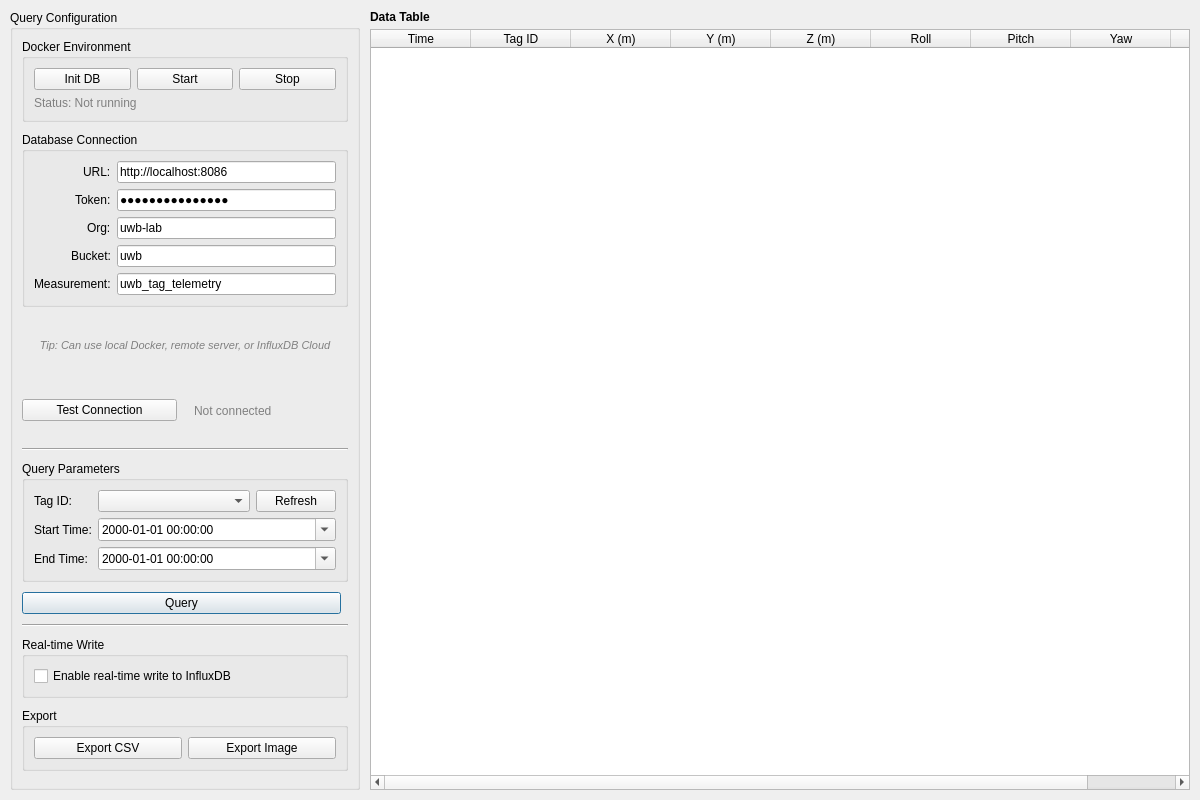
<?xml version="1.0" encoding="UTF-8"?>
<ui version="4.0">
 <class>UwbDataVizWidget</class>
 <widget class="QWidget" name="UwbDataVizWidget">
  <property name="geometry">
   <rect>
    <x>0</x>
    <y>0</y>
    <width>1200</width>
    <height>800</height>
   </rect>
  </property>
  <property name="windowTitle">
   <string>UWB Data Visualization</string>
  </property>
  <layout class="QHBoxLayout" name="mainLayout">
   <property name="spacing">
    <number>10</number>
   </property>
   <property name="leftMargin">
    <number>10</number>
   </property>
   <property name="topMargin">
    <number>10</number>
   </property>
   <property name="rightMargin">
    <number>10</number>
   </property>
   <property name="bottomMargin">
    <number>10</number>
   </property>
   <item>
    <widget class="QGroupBox" name="configGroup">
     <property name="title">
      <string>Query Configuration</string>
     </property>
     <property name="minimumSize">
      <size>
       <width>300</width>
       <height>0</height>
      </size>
     </property>
     <property name="maximumSize">
      <size>
       <width>350</width>
       <height>16777215</height>
      </size>
     </property>
     <layout class="QVBoxLayout" name="configLayout">
      <property name="spacing">
       <number>10</number>
      </property>
      <item>
       <widget class="QGroupBox" name="dockerGroup">
        <property name="title">
         <string>Docker Environment</string>
        </property>
        <layout class="QVBoxLayout" name="dockerLayout">
         <item>
          <layout class="QHBoxLayout" name="dockerBtnLayout">
           <item>
            <widget class="QPushButton" name="initDbBtn">
             <property name="text">
              <string>Init DB</string>
             </property>
             <property name="toolTip">
              <string>Initialize InfluxDB Docker environment</string>
             </property>
            </widget>
           </item>
           <item>
            <widget class="QPushButton" name="startDockerBtn">
             <property name="text">
              <string>Start</string>
             </property>
            </widget>
           </item>
           <item>
            <widget class="QPushButton" name="stopDockerBtn">
             <property name="text">
              <string>Stop</string>
             </property>
            </widget>
           </item>
          </layout>
         </item>
         <item>
          <widget class="QLabel" name="dockerStatusLabel">
           <property name="text">
            <string>Status: Not running</string>
           </property>
           <property name="styleSheet">
            <string notr="true">color: gray;</string>
           </property>
          </widget>
         </item>
        </layout>
       </widget>
      </item>
      <item>
       <widget class="QGroupBox" name="dbConfigGroup">
        <property name="title">
         <string>Database Connection</string>
        </property>
        <layout class="QFormLayout" name="dbConfigLayout">
         <property name="labelAlignment">
          <set>Qt::AlignRight|Qt::AlignTrailing|Qt::AlignVCenter</set>
         </property>
         <item row="0" column="0">
          <widget class="QLabel" name="urlLabel">
           <property name="text">
            <string>URL:</string>
           </property>
          </widget>
         </item>
         <item row="0" column="1">
          <widget class="QLineEdit" name="urlEdit">
           <property name="text">
            <string>http://localhost:8086</string>
           </property>
           <property name="placeholderText">
            <string>http://localhost:8086 or https://cloud url</string>
           </property>
           <property name="toolTip">
            <string>Local: http://localhost:8086
Remote: http://server-ip:8086
Cloud: https://us-east-1-1.aws.cloud2.influxdata.com</string>
           </property>
          </widget>
         </item>
         <item row="1" column="0">
          <widget class="QLabel" name="tokenLabel">
           <property name="text">
            <string>Token:</string>
           </property>
          </widget>
         </item>
         <item row="1" column="1">
          <widget class="QLineEdit" name="tokenEdit">
           <property name="text">
            <string>local-dev-token</string>
           </property>
           <property name="echoMode">
            <enum>QLineEdit::Password</enum>
           </property>
          </widget>
         </item>
         <item row="2" column="0">
          <widget class="QLabel" name="orgLabel">
           <property name="text">
            <string>Org:</string>
           </property>
          </widget>
         </item>
         <item row="2" column="1">
          <widget class="QLineEdit" name="orgEdit">
           <property name="text">
            <string>uwb-lab</string>
           </property>
          </widget>
         </item>
         <item row="3" column="0">
          <widget class="QLabel" name="bucketLabel">
           <property name="text">
            <string>Bucket:</string>
           </property>
          </widget>
         </item>
         <item row="3" column="1">
          <widget class="QLineEdit" name="bucketEdit">
           <property name="text">
            <string>uwb</string>
           </property>
          </widget>
         </item>
         <item row="4" column="0">
          <widget class="QLabel" name="measurementLabel">
           <property name="text">
            <string>Measurement:</string>
           </property>
          </widget>
         </item>
         <item row="4" column="1">
          <widget class="QLineEdit" name="measurementEdit">
           <property name="text">
            <string>uwb_tag_telemetry</string>
           </property>
          </widget>
         </item>
        </layout>
       </widget>
      </item>
      <item>
       <widget class="QLabel" name="dbTipLabel">
        <property name="text">
         <string>Tip: Can use local Docker, remote server, or InfluxDB Cloud</string>
        </property>
        <property name="styleSheet">
         <string notr="true">color: gray; font-size: 11px; font-style: italic;</string>
        </property>
        <property name="alignment">
         <set>Qt::AlignCenter</set>
        </property>
       </widget>
      </item>
      <item>
       <layout class="QHBoxLayout" name="testBtnLayout">
        <item>
         <widget class="QPushButton" name="testConnectionBtn">
          <property name="text">
           <string>Test Connection</string>
          </property>
         </widget>
        </item>
        <item>
         <spacer name="testBtnSpacer">
          <property name="orientation">
           <enum>Qt::Horizontal</enum>
          </property>
         </spacer>
        </item>
        <item>
         <widget class="QLabel" name="statusLabel">
          <property name="text">
           <string>Not connected</string>
          </property>
          <property name="styleSheet">
           <string notr="true">color: gray;</string>
          </property>
         </widget>
        </item>
       </layout>
      </item>
      <item>
       <widget class="Line" name="line1">
        <property name="orientation">
         <enum>Qt::Horizontal</enum>
        </property>
       </widget>
      </item>
      <item>
       <widget class="QGroupBox" name="queryGroup">
        <property name="title">
         <string>Query Parameters</string>
        </property>
        <layout class="QFormLayout" name="queryLayout">
         <item row="0" column="0">
          <widget class="QLabel" name="tagLabel">
           <property name="text">
            <string>Tag ID:</string>
           </property>
          </widget>
         </item>
         <item row="0" column="1">
          <layout class="QHBoxLayout" name="tagLayout">
           <item>
            <widget class="QComboBox" name="tagCombo">
             <property name="editable">
              <bool>false</bool>
             </property>
             <property name="minimumSize">
              <size>
               <width>120</width>
               <height>0</height>
              </size>
             </property>
            </widget>
           </item>
           <item>
            <widget class="QPushButton" name="refreshTagsBtn">
             <property name="text">
              <string>Refresh</string>
             </property>
             <property name="maximumSize">
              <size>
               <width>80</width>
               <height>16777215</height>
              </size>
             </property>
             <property name="toolTip">
              <string>Refresh available tags from database</string>
             </property>
            </widget>
           </item>
          </layout>
         </item>
         <item row="1" column="0">
          <widget class="QLabel" name="startTimeLabel">
           <property name="text">
            <string>Start Time:</string>
           </property>
          </widget>
         </item>
         <item row="1" column="1">
          <widget class="QDateTimeEdit" name="startTimeEdit">
           <property name="displayFormat">
            <string>yyyy-MM-dd hh:mm:ss</string>
           </property>
           <property name="calendarPopup">
            <bool>true</bool>
           </property>
          </widget>
         </item>
         <item row="2" column="0">
          <widget class="QLabel" name="endTimeLabel">
           <property name="text">
            <string>End Time:</string>
           </property>
          </widget>
         </item>
         <item row="2" column="1">
          <widget class="QDateTimeEdit" name="endTimeEdit">
           <property name="displayFormat">
            <string>yyyy-MM-dd hh:mm:ss</string>
           </property>
           <property name="calendarPopup">
            <bool>true</bool>
           </property>
          </widget>
         </item>
        </layout>
       </widget>
      </item>
      <item>
       <layout class="QHBoxLayout" name="queryBtnLayout">
        <item>
         <widget class="QPushButton" name="queryBtn">
          <property name="text">
           <string>Query</string>
          </property>
          <property name="default">
           <bool>true</bool>
          </property>
         </widget>
        </item>
        <item>
         <spacer name="queryBtnSpacer">
          <property name="orientation">
           <enum>Qt::Horizontal</enum>
          </property>
         </spacer>
        </item>
       </layout>
      </item>
      <item>
       <widget class="Line" name="line2">
        <property name="orientation">
         <enum>Qt::Horizontal</enum>
        </property>
       </widget>
      </item>
      <item>
       <widget class="QGroupBox" name="realtimeGroup">
        <property name="title">
         <string>Real-time Write</string>
        </property>
        <layout class="QVBoxLayout" name="realtimeLayout">
         <item>
          <widget class="QCheckBox" name="enableRealtimeWrite">
           <property name="text">
            <string>Enable real-time write to InfluxDB</string>
           </property>
           <property name="toolTip">
            <string>Automatically write incoming UWB data to InfluxDB</string>
           </property>
          </widget>
         </item>
        </layout>
       </widget>
      </item>
      <item>
       <widget class="QGroupBox" name="exportGroup">
        <property name="title">
         <string>Export</string>
        </property>
        <layout class="QHBoxLayout" name="exportLayout">
         <item>
          <widget class="QPushButton" name="exportCsvBtn">
           <property name="text">
            <string>Export CSV</string>
           </property>
          </widget>
         </item>
         <item>
          <widget class="QPushButton" name="exportImageBtn">
           <property name="text">
            <string>Export Image</string>
           </property>
          </widget>
         </item>
        </layout>
       </widget>
      </item>
      <item>
       <spacer name="configSpacer">
        <property name="orientation">
         <enum>Qt::Vertical</enum>
        </property>
       </spacer>
      </item>
     </layout>
    </widget>
   </item>
   <item>
    <widget class="QWidget" name="tableContainer" native="true">
     <layout class="QVBoxLayout" name="tableLayout">
      <property name="spacing">
       <number>5</number>
      </property>
      <property name="leftMargin">
       <number>0</number>
      </property>
      <property name="topMargin">
       <number>0</number>
      </property>
      <property name="rightMargin">
       <number>0</number>
      </property>
      <property name="bottomMargin">
       <number>0</number>
      </property>
      <item>
       <widget class="QLabel" name="tableTitle">
        <property name="text">
         <string>Data Table</string>
        </property>
        <property name="styleSheet">
         <string notr="true">font-weight: bold;</string>
        </property>
       </widget>
      </item>
      <item>
       <widget class="QTableWidget" name="dataTable">
        <property name="alternatingRowColors">
         <bool>true</bool>
        </property>
        <property name="selectionBehavior">
         <enum>QAbstractItemView::SelectRows</enum>
        </property>
        <property name="sortingEnabled">
         <bool>false</bool>
        </property>
        <column>
         <property name="text">
          <string>Time</string>
         </property>
        </column>
        <column>
         <property name="text">
          <string>Tag ID</string>
         </property>
        </column>
        <column>
         <property name="text">
          <string>X (m)</string>
         </property>
        </column>
        <column>
         <property name="text">
          <string>Y (m)</string>
         </property>
        </column>
        <column>
         <property name="text">
          <string>Z (m)</string>
         </property>
        </column>
        <column>
         <property name="text">
          <string>Roll</string>
         </property>
        </column>
        <column>
         <property name="text">
          <string>Pitch</string>
         </property>
        </column>
        <column>
         <property name="text">
          <string>Yaw</string>
         </property>
        </column>
        <column>
         <property name="text">
          <string>Rx Power</string>
         </property>
        </column>
       </widget>
      </item>
     </layout>
    </widget>
   </item>
  </layout>
 </widget>
 <customwidgets/>
 <resources/>
 <connections/>
</ui>
